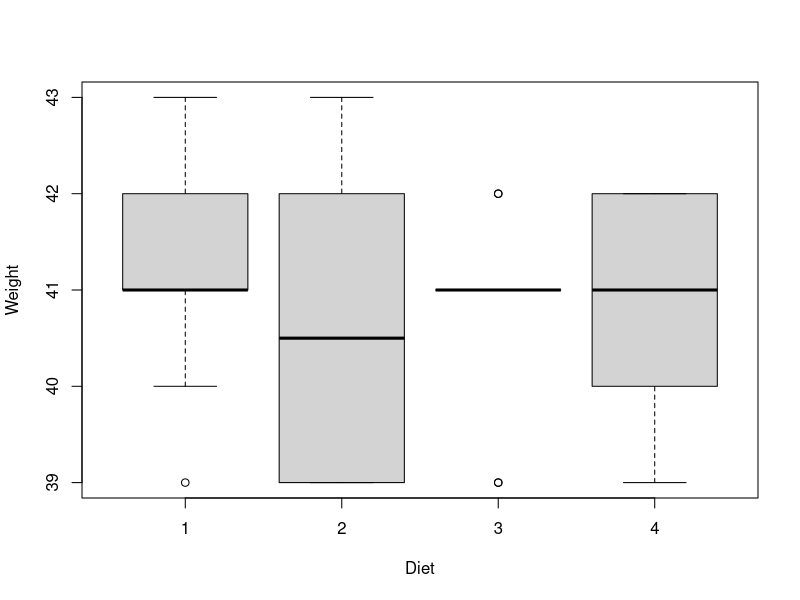
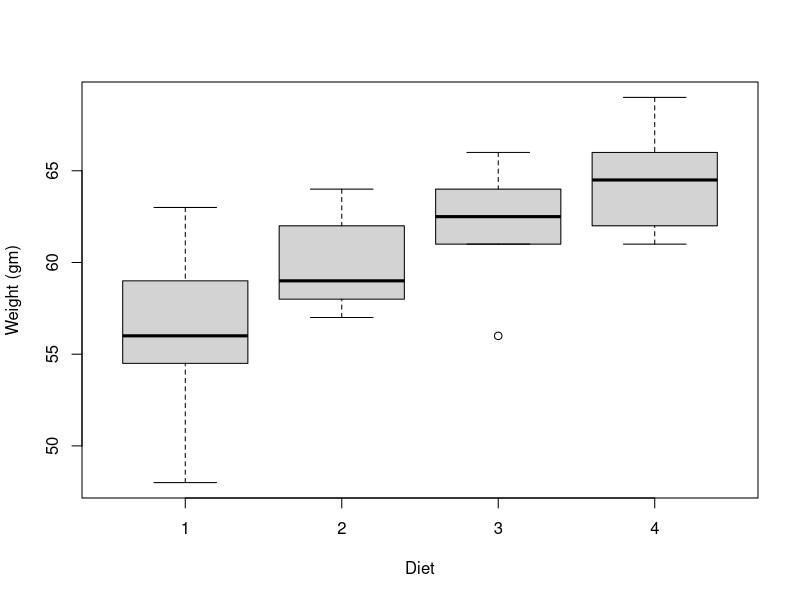
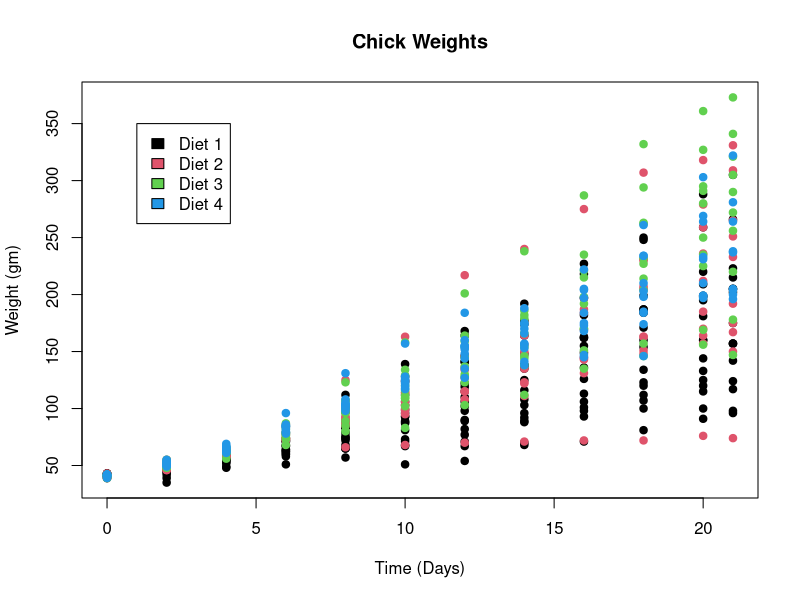
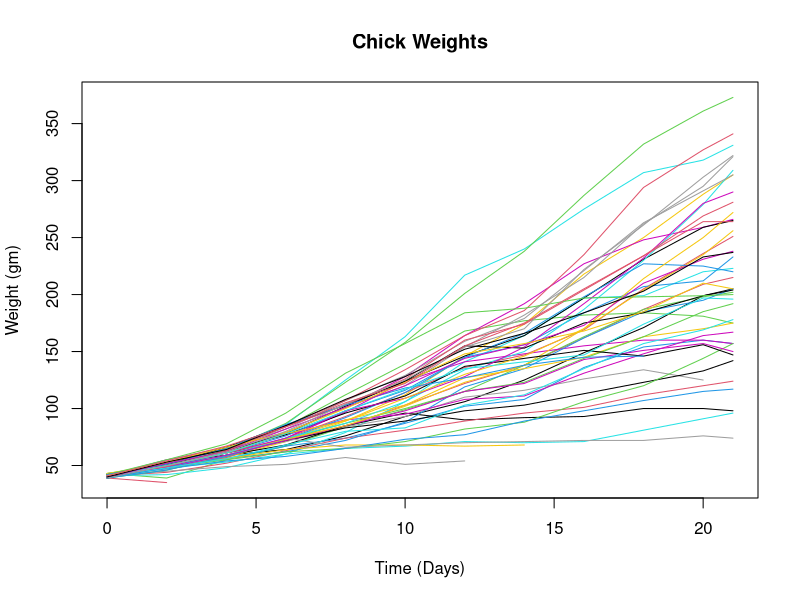

R code for these plots, in order:
#Stats and plotting exercise 
head(ChickWeight)

#1
time_zero <- ChickWeight[ChickWeight$Time == 0,] 
plot(time_zero$Diet, time_zero$weight, xlab = "Diet", ylab = "Weight")
time_zero_model <- lm(formula = time_zero$weight ~ time_zero$Diet)
anova(time_zero_model)
#There is no statistical difference between the weight of chicks assigned to different day treatments on day 0

#2
time_end <- ChickWeight[ChickWeight$Time == 4,]
plot(time_end$Diet, time_end$weight, xlab = "Diet", ylab = "Weight (gm)")
time_end_model <- lm(formula = time_end$weight ~ time_end$Diet)
anova(time_end_model)
#There is a statistical difference between the weight of chicks assigned to different day treatments on day 21

#3
data <- ChickWeight
data <- within (data, {
  Chick <- factor(Chick)
  Diet <- factor(Diet)
  Time <- factor(Time)
})
summary(aov(weight ~ Diet * Time + Error(Chick), data = data))
#There is an effect of diet on chick growth, and there is also an affect of the interaction term between diet and time on chick growth


#4
plot(ChickWeight$Time, ChickWeight$weight, col=ChickWeight$Diet,
     pch = 19, xlab = "Time (Days)", ylab = "Weight (gm)", main = "Chick Weights" )
legend(1,350, c("Diet 1","Diet 2", "Diet 3", "Diet 4"), 
       unique(ChickWeight$Diet), col=1:length(ChickWeight$Diet))


######
#5
plot(ChickWeight$Time, ChickWeight$weight, col=ChickWeight$Diet, type = "n", pch = 19, xlab = "Time (Days)", ylab = "Weight (gm)", main = "Chick Weights" )

for (i in 1:length(unique(ChickWeight$Chick))) {
  userow <- ChickWeight$Chick == i
  lines(ChickWeight$Time[userow], ChickWeight$weight[userow], col = i)
}

